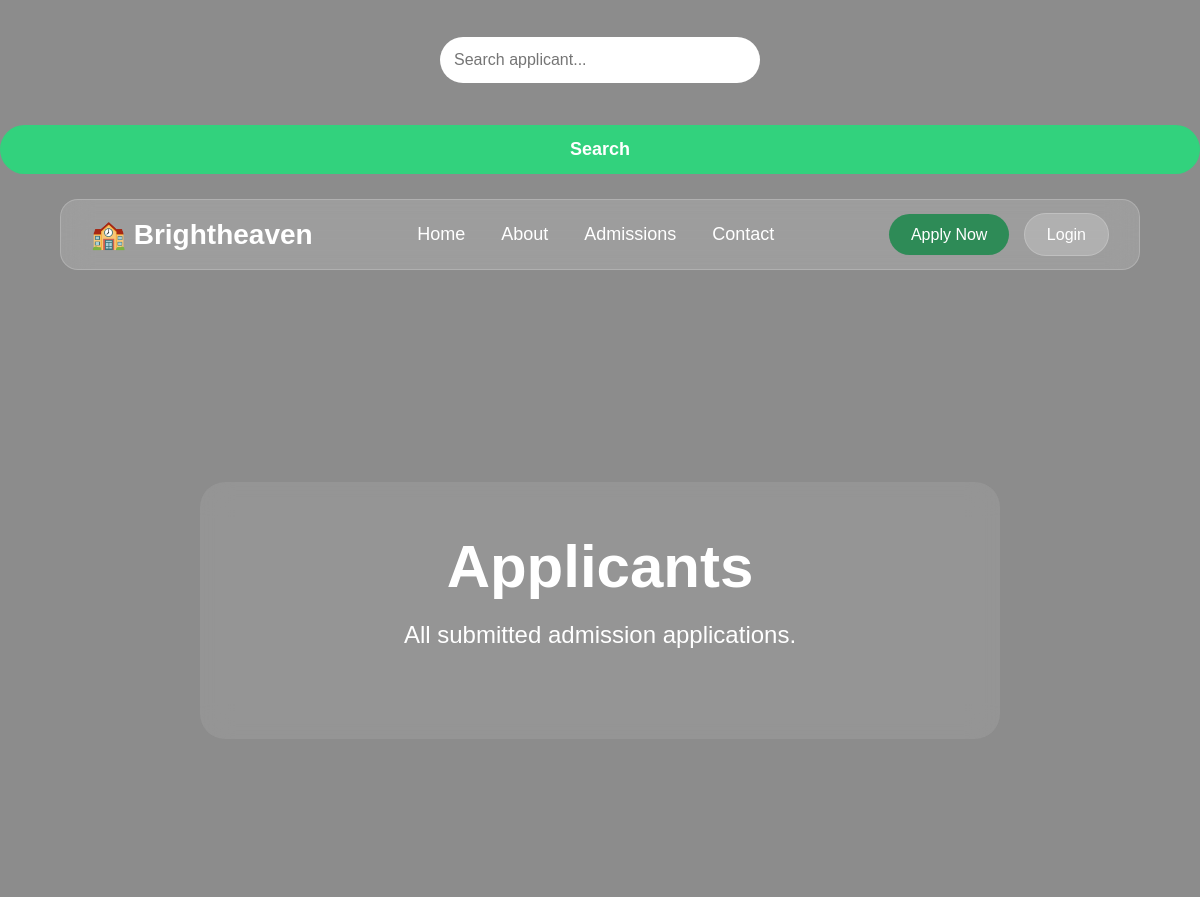
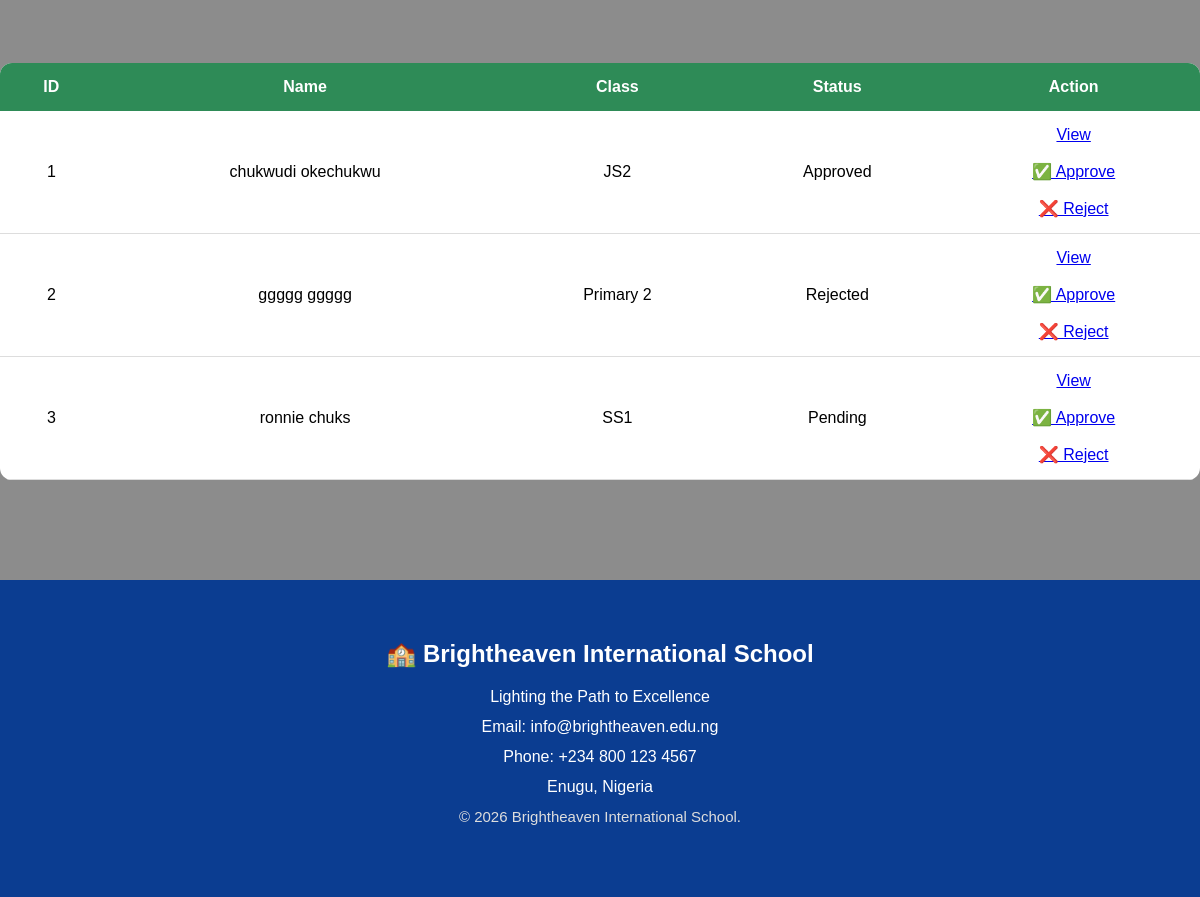
The app's page /admin/applicants (signed in) with its own data (2 pictures, top to bottom).
### tables this page shows
CREATE TABLE applicants (

    id INTEGER PRIMARY KEY AUTOINCREMENT,

    first_name TEXT NOT NULL,

    last_name TEXT NOT NULL,

    date_of_birth TEXT NOT NULL,

    gender TEXT NOT NULL,

    class_applying TEXT NOT NULL,

    parent_name TEXT NOT NULL,

    phone TEXT NOT NULL,

    email TEXT,

    address TEXT,

    passport TEXT,

    birth_certificate TEXT,

    status TEXT DEFAULT 'Pending',

    date_applied TIMESTAMP DEFAULT CURRENT_TIMESTAMP

);

### app.py (the view)
@app.route("/admin/applicants")
def applicants():
    if "admin" not in session:
        return redirect(url_for("admin_login"))
    conn = sqlite3.connect("school.db")
    conn.row_factory = sqlite3.Row
    cursor = conn.cursor()
    search = request.args.get("search", "")
    if search:
        cursor.execute("""
            SELECT *
            FROM applicants
            WHERE first_name LIKE ?
            OR last_name LIKE ?
        """, (f"%{search}%", f"%{search}%"))
    else:
        cursor.execute("SELECT * FROM applicants")
    applicants = cursor.fetchall()
    conn.close()
    return render_template(
        "admin/applicants.html",
        applicants=applicants,
        search=search
    )

### templates/admin/applicants.html (shortened to what this page needs)
<form method="GET" class="search-form">
    <input
        type="text"
        name="search"
        placeholder="Search applicant..."
        value="{{ search }}">
    <button type="submit">
        Search
    </button>
</form>
<table class="applicants-table">
          {% extends "base.html" %}
{% block content %}
<section class="hero">
    <div class="hero-content">
        <h1>Applicants</h1>
        <p>All submitted admission applications.</p>
          <thead>
                <tr>
                    <th>ID</th>
                    <th>Name</th>
                    <th>Class</th>
                    <th>Status</th>
                    <th>Action</th>
                </tr>
            </thead>
            <tbody>
            {% for applicant in applicants %}
                <tr>
                    <td>{{ applicant["id"] }}</td>
                    <td>
                        {{ applicant["first_name"] }}
                        {{ applicant["last_name"] }}
                    </td>
                    <td>{{ applicant["class_applying"] }}</td>
                    <td>{{ applicant["status"] }}</td>
                    <td>
    <a href="{{ url_for('applicant_details', applicant_id=applicant['id']) }}">
        View
    </a>
    <br><br>
    <a href="{{ url_for('approve_applicant', applicant_id=applicant['id']) }}">
        ✅ Approve
    </a>
    <br><br>
    <a href="{{ url_for('reject_applicant', applicant_id=applicant['id']) }}">
        ❌ Reject
    </a>
</td>
                </tr>
            {% endfor %}
            </tbody>
        </table>
{% endblock %}

### static/css/style.css (style rules this page uses)
* { margin:0; padding:0; box-sizing:border-box; font-family:Arial,sans-serif; }
body { background:url("../images/hero.jpg"); background-size:cover; background-position:center; min-height:100vh; }
body::before { content:""; position:fixed; inset:0; background:rgba(0,0,0,.45); z-index:-1; }
html { scroll-behavior:smooth; }
.hero { display:flex; justify-content:center; align-items:center; height:80vh; text-align:center; }
.hero-content { width:80%; max-width:800px; padding:50px; background:rgba(255,255,255,.08); backdrop-filter:blur(15px); border-radius:25px; color:white; }
.hero h1 { font-size:60px; margin-bottom:20px; }
.hero p { font-size:24px; margin-bottom:40px; }
.applicants-table { width:100%; border-collapse:collapse; margin-top:30px; background:white; color:black; border-radius:12px; overflow:hidden; }
.applicants-table th { background:#2E8B57; color:white; padding:15px; }
.applicants-table td { padding:15px; border-bottom:1px solid #ddd; text-align:center; }
.search-form { margin:25px 0; display:flex; justify-content:center; gap:10px; flex-wrap:wrap; }
.search-form input { width:320px; padding:14px; border:none; border-radius:30px; outline:none; font-size:16px; }
.search-form button { padding:14px 25px; border:none; border-radius:30px; background:#32d27d; color:white; cursor:pointer; font-weight:bold; }
form input, form select, form textarea { width: 100%; padding: 15px; margin: 12px 0; border-radius: 12px; border: none; font-size: 16px; }
form button { width:100%; padding:16px; margin-top:20px; border:none; border-radius:15px; background:#2ecc71; color:#fff; font-size:18px; font-weight:bold; cursor:pointer; transition:.3s; }

### records on screen
applicants: id "1", first_name "chukwudi", last_name "okechukwu", class_applying "JS2", status "Approved"
applicants: id "2", first_name "ggggg", last_name "ggggg", class_applying "Primary 2", status "Rejected"
applicants: id "3", first_name "ronnie", last_name "chuks", class_applying "SS1", status "Pending"
